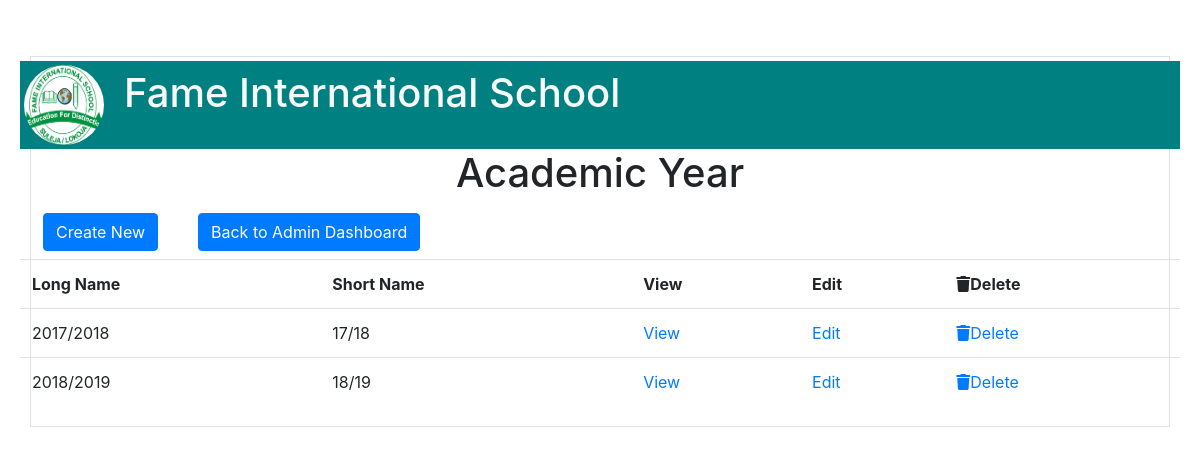
Page /public/Admin/AcadYr/index.php on the committed database.
### tables this page shows
CREATE TABLE `tblacadyr` (
  `acadYrId` int(11) NOT NULL,
  `longName` varchar(25) DEFAULT NULL,
  `shortName` varchar(25) DEFAULT NULL
);

### private/functions.php (called while the page is built, shortened)
<?php
function urlFor($script_path) {
  if($script_path[0] != '/') {
    $script_path = "/" . $script_path;
  }
  return WWW_ROOT . $script_path;
}
?>

### private/query_functions.php (called while the page is built, shortened)
<?php
function getAcadYr(){
	global $db;
	$sql = "SELECT * FROM tblAcadYr ";
	$result = mysqli_query($db, $sql);
	return $result;
}

### public/Admin/AcadYr/index.php (the view, shortened to what this page needs)
<?php
$pageHeading = "Academic Year";
include_once(SHARED_PATH .'/adminHeader.php');
?>
<div class="row">
    <div class="col-xs-12 mx-auto">
        <h1><?php echo $pageHeading;?></h1>
    </div>
</div>
<nav class="nav navbar-inline">
		<li class="mr-4 p-2"><a class="btn btn-primary" href="<?php echo urlFor('/admin/AcadYr/new.php');?>"> Create New</a></li>
        <li class="mr-4 p-2"><a class="btn btn-primary" href="<?php echo urlFor('/admin/index.php');?>"> Back to Admin Dashboard</a></li>
   </nav>
<div class="row">
    <div class="col-xs-12 table-responsive">
        <table class="table ">
            <tr>
                <th>Long Name</th>
                <th>Short Name</th>
                <th>View</a></th>
                <th>Edit</a></th>
                <th><i class="fas fa-trash"></i>Delete</a></th>
            </tr>
            <?php
                $acadYrs = getAcadYr();
                foreach($acadYrs as $acadYr){
            ?>
            <tr>
                <td><?php echo $acadYr['longName'];?></td>
                <td><?php echo $acadYr['shortName'];?></td>
                <td><a href="<?php echo urlFor('/admin/acadyr/show.php?id='.$acadYr['acadYrId']);?>">View</a></td>
                <td><a href="<?php echo urlFor('/admin/acadyr/edit.php?id='.$acadYr['acadYrId']);?>">Edit</a></td>
                <td><a href="<?php echo urlFor('/admin/acadyr/delete.php?id='.$acadYr['sacadYrId']);?>"><i class="fas fa-trash"></i>Delete</a></td>
            </tr>
            <?php
               }?>
        </table>
    </div>
    </div>
</div>

### public/stylesheets/custom.css (style rules this page uses)
body { padding-top: 54px; background-image:url(img/Banner1.png) }
@media (min-width: 992px) { body { padding-top: 56px; } }

### rows in the picture
tblacadyr: longName "2017/2018", shortName "17/18"
tblacadyr: longName "2018/2019", shortName "18/19"

### other values in the picture
$pageHeading "Academic Year"
